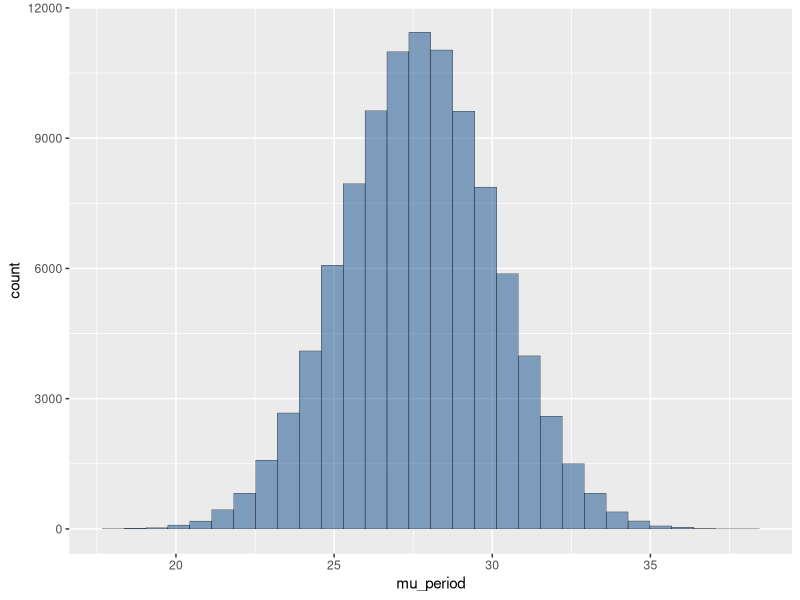
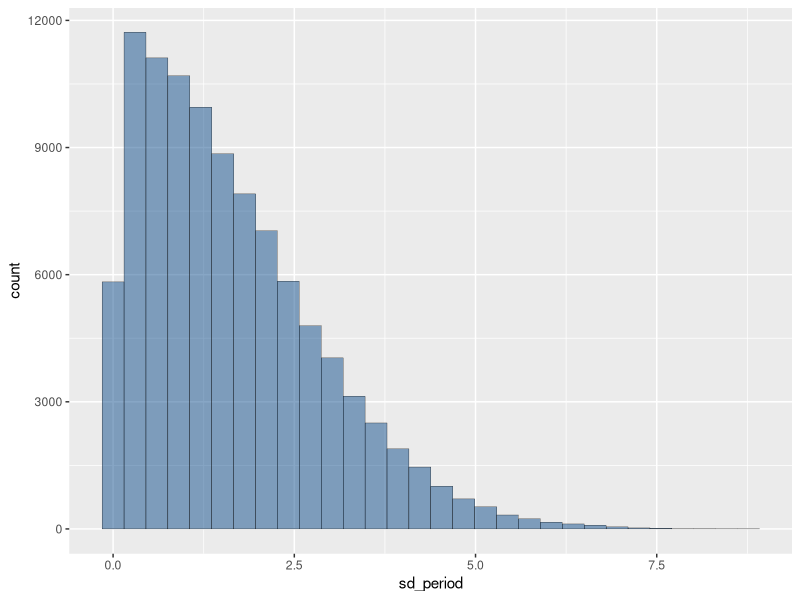
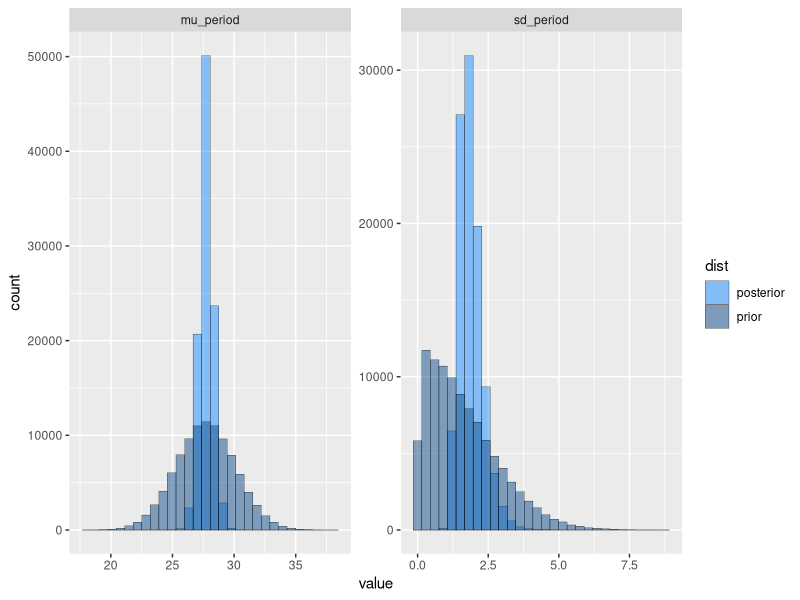
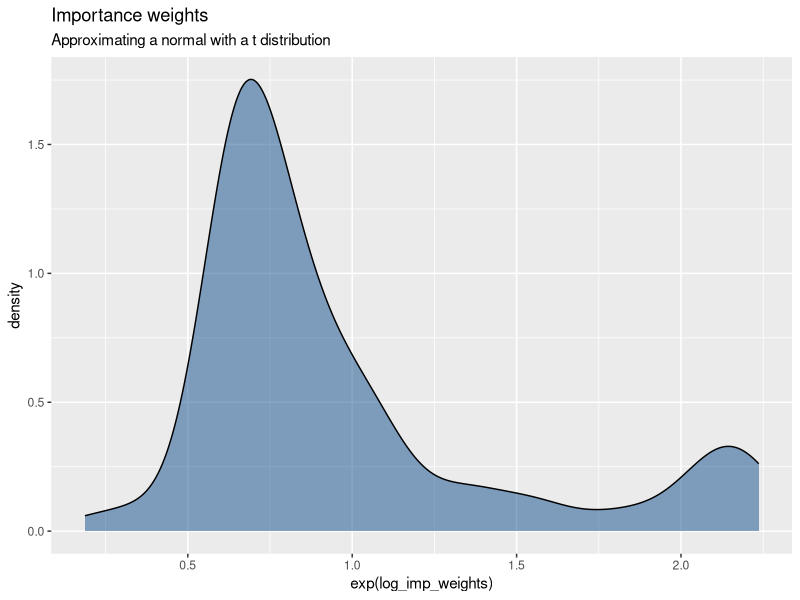

Here is the R script that generated these plots, in order:
## ---- chunk 1
# a normal distribution for the mean days between period starts
prior_mean_mu <- 27.7
prior_mean_sd <- 2.4
# a half-normal distribution for the SD of days between period starts
prior_sd_mu <- 1.6
prior_sd_sd <- 2.05
## ---- chunk 2
#| warning: false
#| code-fold: true
library(tidyverse)
set.seed(42)
## ---- chunk 3
true_mu <- 26.3
true_sd <- 1.9

sample_periods <- rnorm(12, true_mu, true_sd)
## ---- chunk 4
log_likelihood <- function(sample_periods, mean_period, sd_period) {
  sum(dnorm(sample_periods, mean_period, sd_period, log = TRUE))
}
## ---- chunk 5
ten_year_sample <- rnorm(120, true_mu, true_sd)
log_likelihood(ten_year_sample, true_mu, true_sd) > log_likelihood(ten_year_sample, prior_mean_mu, prior_mean_sd)
## ---- chunk 6
n_samples <- 100000
prior <- tibble(
  mu_period = rnorm(n_samples, prior_mean_mu, prior_mean_sd),
  sd_period = abs(rnorm(n_samples, 0, prior_sd_sd))
)

ggplot(prior) +
  aes(x = mu_period) +
  geom_histogram(alpha=0.5, colour="black", linewidth=0.1, fill="dodgerblue4")
## ---- chunk 7
ggplot(prior) +
  aes(x = sd_period) +
  geom_histogram(alpha=0.5, colour="black", linewidth=0.1, fill="dodgerblue4")
## ---- chunk 8
weights <- sapply(1:n_samples, function(i) {
  log_likelihood(sample_periods, prior$mu_period[i], prior$sd_period[i])
})
## ---- chunk 9
# n.b. sample will normalise the weights
posterior <- prior[sample(n_samples, replace = TRUE, prob = exp(weights)), ]

df <- bind_rows(
  mutate(prior, dist = "prior"),
  mutate(posterior, dist = "posterior")
) |>
  pivot_longer(c(mu_period, sd_period), names_to = "param", values_to = "value")

ggplot(df) +
  aes(x = value, fill = dist) +
  facet_wrap(vars(param), scales = "free") +
  scale_fill_manual(values=c("dodgerblue1", "dodgerblue4")) +
  geom_histogram(alpha = 0.5, colour="black", linewidth=0.1, position = "identity")
## ---- chunk 10
posterior |> summarise(mu = mean(mu_period), sd = mean(sd_period))
## ---- chunk 11
tibble(
    mu = mean(sample_periods),
    sd = sd(sample_periods)
)
## ---- chunk 12
approx_samples <- rt(100, df = 3)  # T with 3 deg free is our approximation to posterior
approx_density <- dt(approx_samples, df = 3, log = TRUE)  # get the prob density for each
unnormalised_posterior <- dnorm(approx_samples, log = TRUE, sd = sqrt(3))  # convert to actual posterior

# weights are then...
log_imp_weights <- unnormalised_posterior - approx_density
data.frame(log_imp_weights) %>% 
  ggplot(aes(exp(log_imp_weights))) +
  geom_density(fill = "dodgerblue4", alpha = 0.5) +
  labs(title = "Importance weights",
       subtitle = "Approximating a normal with a t distribution")

# normalise...
weights <- exp(log_imp_weights) / sum(exp(log_imp_weights))

mean_estimate <- sum(approx_samples * weights)
